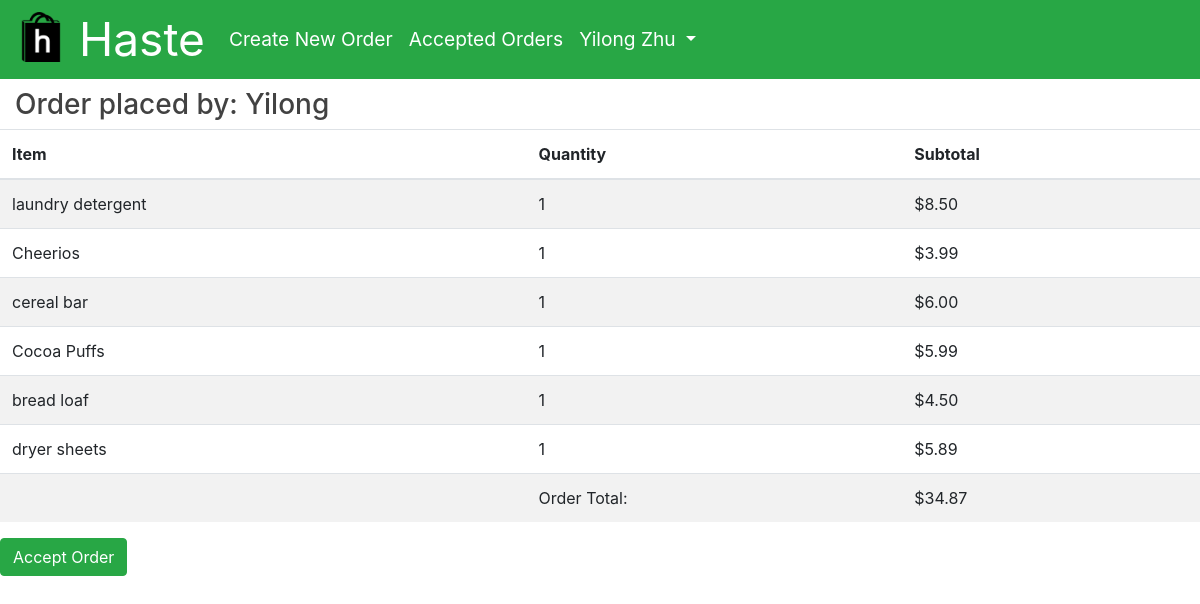
The page /order/2 (signed in) on the database its author committed.
### app/models.py (models this page shows, shortened)
class User(UserMixin, db.Model):
    id = db.Column(db.Integer, primary_key=True)
    phone = db.Column(db.String(10), index=True, unique=True)
    email = db.Column(db.String(128), index=True, unique=True)
    password_hash = db.Column(db.String(128))
    first_name = db.Column(db.String(48))
    last_name = db.Column(db.String(48))
    school = db.Column(db.String(128), index=True)
    orders = db.relationship('Order', foreign_keys='[Order.placed_by]', backref='author', lazy='dynamic', cascade="save-update")
    completed_orders = db.relationship('Order', foreign_keys='[Order.accepted_by]', backref='shopper', lazy='dynamic', cascade="save-update")
    balance = db.Column(db.Float, default=0)

class Content(db.Model):
    order_id = db.Column(db.Integer, db.ForeignKey('order.id'), primary_key=True)
    item_id = db.Column(db.Integer, db.ForeignKey('item.id'), primary_key=True)
    quantity = db.Column(db.Integer, default=1)

class Item(db.Model):
    id = db.Column(db.Integer, unique=True, primary_key=True)
    name = db.Column(db.String(128), unique=True, index=True)
    price = db.Column(db.Float)
    in_content = db.relationship('Content', backref='item', lazy='dynamic')

### app/main/routes.py (the view, shortened to what this page needs)
@bp.route('/order/<int:id>', methods=['GET', 'POST'])
@login_required
def order(id):
    order = Order.query.filter_by(id=id).first_or_404()
    items = db.engine.execute("SELECT item.name, item.price, quantity FROM content JOIN item ON content.item_id=item.id WHERE content.order_id=:val", {'val': order.id})
    user = User.query.filter_by(id=order.placed_by).first()
    sum = get_total_price(order)
    return render_template('order.html', order=order, user=user, items = items, sum=sum)

### app/main/routes.py (called while the page is built)
def get_total_price(order):
    price = db.engine.execute("SELECT ROUND(SUM(content.quantity * item.price), 2) as sum FROM content JOIN item ON content.item_id=item.id WHERE order_id=:val", {'val': order.id})
    sum = 0
    for row in price:
        sum = row['sum']
    return sum

### app/models.py (called while the page is built)
@login.user_loader
def load_user(id):
    return User.query.get(int(id))

### app/templates/order.html (shortened to what this page needs)
{% extends "base.html" %}
{% block content %}
<div class="container-fluid">
    <div class="row">
        <div class="col">
            <h3>Order placed by: {{ order.author.first_name }}</h3>
        </div>
    </div>
</div>
<table class="table table-striped">
    <thead>
        <tr>
            <th scope="col">Item</th>
            <th scope="col">Quantity</th>
            <th scope="col">Subtotal</th>
        </tr>
    </thead>
    <tbody>
        {% for item in items %}
        <tr>
            <td scope="row">{{ item[0] }}</td>
            <td scope="row">{{ item[2] }}</td>
            <td scope="row">{{ "$%.2f"|format(item[1]*item[2]) }}</td>
        </tr>
        {% endfor %}
        <tr>
            <td></td>
            <td>Order Total:</td>
            <td>${{ sum }}</td>
    </tbody>
</table>
<form method="POST">
    <button type="submit" class="btn btn-success">Accept Order</button>
</form>
{% endblock %}

### app/templates/base.html (shortened to what this page needs)
<!DOCTYPE html>
<html>
<head>
    <link href="https://stackpath.bootstrapcdn.com/bootstrap/4.1.3/css/bootstrap.min.css" rel="stylesheet">
    <link rel="stylesheet" type="text/css" href= "{{ url_for('static',filename='styles.css') }}">
</head>
<body>
    <nav class="navbar navbar-expand-lg navbar-dark bg-success">
        <a class="navbar-brand" href="{{ url_for('main.home') }}">
            <img src="{{ url_for('static',filename='logo.png') }}" width="50" height="50" alt="">
            Haste
        </a>
        <div class="collapse navbar-collapse" id="navbarSupportedContent">
            <ul class="navbar-nav mr-auto">
            <li class="nav-item active">
                <a class="nav-link" href="{{ url_for('main.new_order') }}">Create New Order<span class="sr-only">(current)</span></a>
            </li>
            <li class="nav-item active">
                    <a class="nav-link" href="{{ url_for('main.accepted_orders') }}">Accepted Orders<span class="sr-only">(current)</span></a>
            </li>
            <li class="nav-item dropdown">
                <a class="nav-link dropdown-toggle text-white" href="#" id="navbarDropdown" role="button" data-toggle="dropdown" aria-haspopup="true" aria-expanded="false">
                    {{ current_user.first_name }} {{ current_user.last_name }}
                </a>
            </li>
            </ul>
        </div>
    </nav>
    {% block content %}{% endblock %}
</body>

### app/static/styles.css (style rules this page uses)
.btn-success { color: white !important; }
h1, h2, h3, h4, h5, h6 { color: #424242; padding-top: .3em; }
.navbar { padding: 0 1rem; font-size: 1.2rem; }
.navbar-brand { font-size: 2.4em !important; }
nav img { position: relative !important; bottom: 6px !important; }

### rows shown on the page
User: first_name "Yilong", last_name "Zhu", author.first_name "Yilong"
Content: name "laundry detergent", quantity "1"
Item: item[1]*item[2] "$8.50"
Content: name "Cheerios", quantity "1"
Item: item[1]*item[2] "$3.99"
Content: name "cereal bar", quantity "1"
Item: item[1]*item[2] "$6.00"
Content: name "Cocoa Puffs", quantity "1"
Item: item[1]*item[2] "$5.99"
Content: name "bread loaf", quantity "1"
Item: item[1]*item[2] "$4.50"
Content: name "dryer sheets", quantity "1"
Item: item[1]*item[2] "$5.89"

### other values the page prints
{{ sum }} "34.87"
